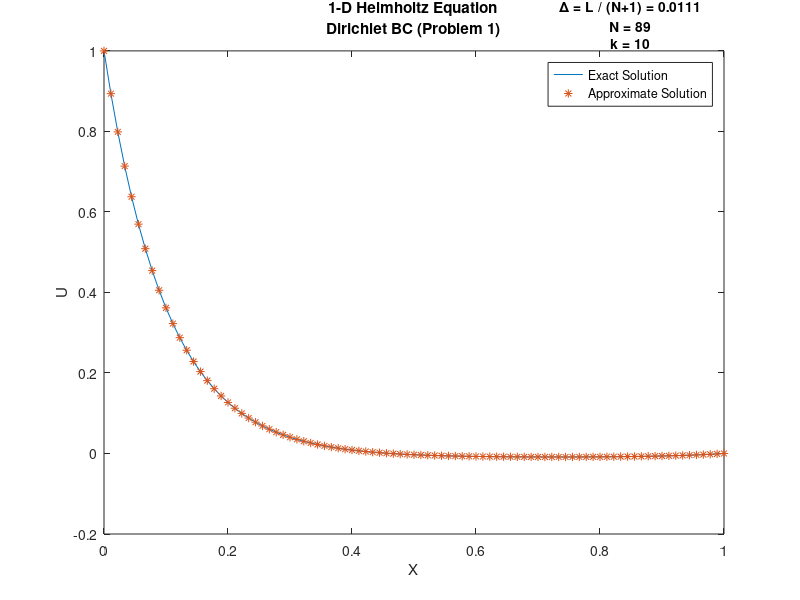
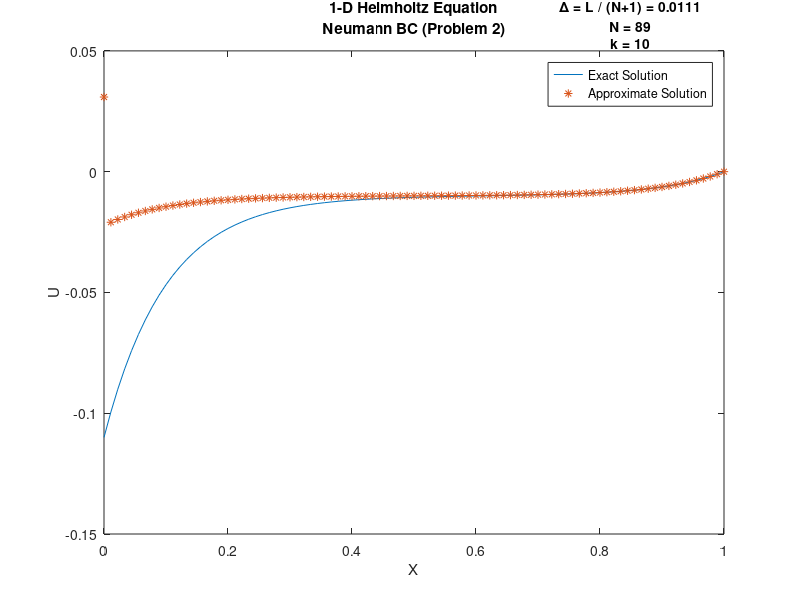

Recreate these plots in MATLAB, in order.
%Assignment 4AP
%Micah Arel
%2/19/2018
%Assignment 4AP
%Solve 1D Helmholtz Equation using Tri-Diagonal Method
%2nd Derivative approximation based on Center Difference Formula
%Total of N nodes between 0 and L; x=0 N=0, x=L N+1
clear
clc
L = 1; %Right endpoint
V0=1;
v=1;
A=1; %Given
k = 10; %Coefficient of u(x) in ODE
BC01 = V0; %Boundary condition node 0 (left side)for problem 1
BC02 = v; %Boundary condition node 0 (left side) for problem 2
BCL = 0; %Boundary condition node N+1 (right side) for both problems
N=89;
h = L/(N+1); %Step size
D = -(2+k*k*h*h); %Coefficient

%Problem 1
%Create 4 vectors of length N, for diagonals and RHS of system
MD1 = D.*ones(1,N); %Main Diagonal
LD1 = ones(1,N); %Lower Diagonal
UD1 = ones(1,N); %Upper Diagonal
RHS1 = (h^2)*ones(N,1); %RHS vector (given f(x))
RHS1(1) = RHS1(1) - BC01; %Input boundary conditions to Right Hand Side
RHS1(N) = RHS1(N) - BCL;
%Create Problem 1 upper triangle forward elimination
for i = 2:(N)
 MD1(i) = MD1(i) - ( (LD1(i)/MD1(i-1)) * UD1(i-1) );
 RHS1(i) = RHS1(i) - ( (LD1(i)/MD1(i-1)) * RHS1(i-1) );
end
%Solve Problem 1 system backwards elimination
U1(N)=RHS1(N)/MD1(N);
for j = N-1:-1:1
 U1(j) = ( RHS1(j) - UD1(j)*U1(j+1) ) / MD1(j);
end
%Complete Problem 1 U vector
U1 = [BC01 U1 BCL];

%Display to if N and 2N are approximately =
Z1 = U1.';
X1=zeros(N,1);
for j = 2:(N+2)
    X1(j)=X1(j-1)+h;
end
Y1=[X1 Z1]; %Checks accuracy at N and at 2N

%Loop used to evaluate the difference of the current and previous
%solution at the previous solutions spatial location
%Analytical solution
x1=0:h:L;
Ua=( (( ( sinh(k*(L-x1)) + sinh(k*x1)) / sinh(k*L) )-1) * (A/k^2) ) + BC01*(sinh(k*(L-x1))/sinh(k*L));

%Plot of approximation and exact solutions
x=0:h:L;
figure(1)
plot(x1,Ua,x,U1,'*')
lgd=legend('Exact Solution','Approximate Solution');
title(lgd,{'\Delta = L / (N+1) = 0.0111';'N = 89';'k = 10'})
title({'1-D Helmholtz Equation';'Dirichlet BC (Problem 1)'})
xlabel('X')
ylabel('U')

%Problem 2

%Create 4 vectors of length N, for diagonals and RHS of system
MD2 = D.*ones(1,N); %Main Diagonal
LD2 = ones(1,N); %Lower Diagonal
UD2 = ones(1,N); %Upper Diagonal
RHS2 = (h^2)*ones(N,1); %RHS vector (given f(x))
RHS2(1) = RHS2(1) + 2*h*BC02; %Input boundary conditions to RHS
RHS2(N) = RHS2(N) - BCL;

%Create Problem 2 upper triangle forward elimination
for i = 2:(N)
 MD2(i) = MD2(i) - ( (LD2(i)/MD2(i-1)) * UD2(i-1) );
 RHS2(i) = RHS2(i) - ( (LD2(i)/MD2(i-1)) * RHS2(i-1) );
end
%Solve Problem 2 system backwards elimination
U2(N)=RHS2(N)/MD1(N);
for j = N-1:-1:1
 U2(j) = ( RHS2(j) - UD2(j)*U2(j+1) ) / MD2(j);
end
%Complete Problem 1 U vector
U2 = [(h^2*RHS2(2)+2*h*BC02-2*U2(2))/2 U2 BCL];
      

%Loop used to evaluate the difference of the current and previous
%solution at the previous solutions spatial location
%Analytical solution
x2=0:h:L;
Ub=( ((  cosh(k*x2) / cosh(k*L) )-1) * (A/(k^2)) ) - BC02/k*(sinh(k*(L-x2))/cosh(k*L));

%Plot of approximation and exact solutions
x=0:h:L;
figure(2)
plot(x1,Ub,x,U2,'*')
lgd=legend('Exact Solution','Approximate Solution');
title(lgd,{'\Delta = L / (N+1) = 0.0111';'N = 89';'k = 10'})
title({'1-D Helmholtz Equation';'Neumann BC (Problem 2)'})
xlabel('X')
ylabel('U')
